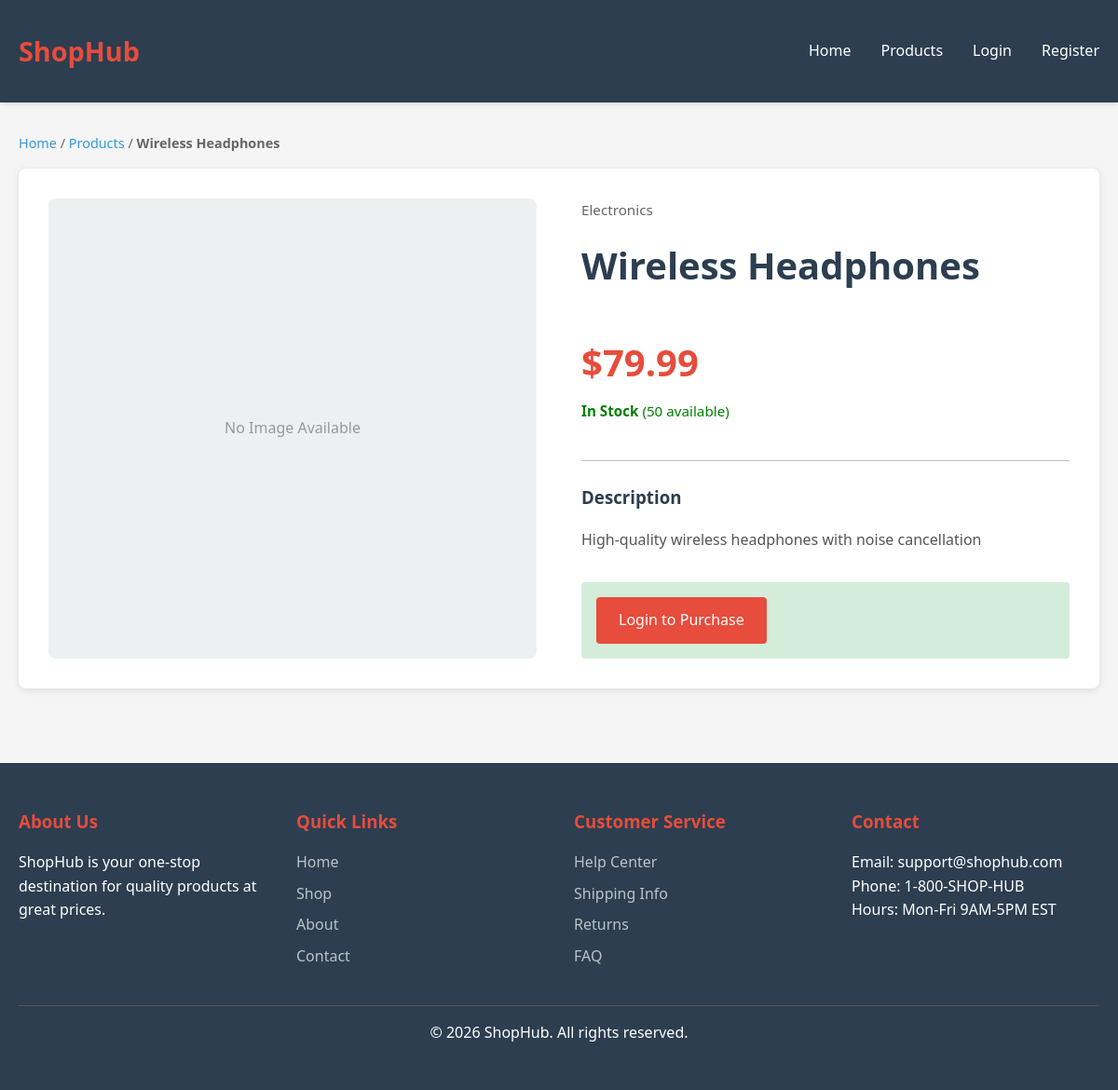
/product/1/, run on the app's committed database.
### store/models.py (models this page shows, shortened)
class Product(models.Model):
    name = models.CharField(max_length=255)
    description = models.TextField()
    price = models.DecimalField(max_digits=10, decimal_places=2)
    category = models.ForeignKey(Category, on_delete=models.CASCADE, related_name='products')
    image = models.ImageField(upload_to='products/', blank=True, null=True)
    stock = models.IntegerField(default=0)
    created_at = models.DateTimeField(auto_now_add=True)

class Category(models.Model):
    name = models.CharField(max_length=200)
    description = models.TextField(blank=True)
    class Meta:
        verbose_name_plural = "Categories"

### store/views.py (the view)
# urls.py: path('product/<int:pk>/', views.product_detail, name='product_detail'),
def product_detail(request, pk):
    product = get_object_or_404(Product, pk=pk)
    related_products = Product.objects.filter(category=product.category).exclude(pk=pk)[:4]
    return render(request, 'store/product_detail.html', {
        'product': product,
        'related_products': related_products,
    })

### templates/store/product_detail.html (shortened to what this page needs)
{% extends 'store/base.html' %}
{% block content %}
<div class="breadcrumb">
    <a href="{% url 'home' %}">Home</a> / <a href="{% url 'product_list' %}">Products</a> / <strong>{{ product.name }}</strong>
</div>
<div class="product-detail-container">
    <div class="product-detail">
        <div class="product-image-container">
            {% if product.image %}
                <img src="{{ product.image.url }}" alt="{{ product.name }}">
            {% else %}
                <div style="text-align: center; color: #999;">No Image Available</div>
            {% endif %}
        </div>
        <div class="product-details">
            <div class="product-category">{{ product.category.name }}</div>
            <h1 class="product-title">{{ product.name }}</h1>
            <div class="price-section">
                <div class="price">${{ product.price }}</div>
                <div class="stock-status {% if product.stock > 0 %}in-stock{% else %}out-stock{% endif %}">
                    {% if product.stock > 0 %}
                        <strong>In Stock</strong> ({{ product.stock }} available)
                    {% else %}
                        <strong>Out of Stock</strong>
                    {% endif %}
                </div>
            </div>
            <div class="description-section">
                <h3>Description</h3>
                <p>{{ product.description }}</p>
            </div>
            {% if user.is_authenticated and product.stock > 0 %}
            <form method="post" action="{% url 'add_to_cart' product.id %}">
                {% csrf_token %}
                <div class="add-to-cart-section">
                    <div class="quantity-selector">
                        <button type="button" onclick="decreaseQuantity()">−</button>
                        <input type="number" name="quantity" id="quantity" value="1" min="1" max="{{ product.stock }}">
                        <button type="button" onclick="increaseQuantity()">+</button>
                    </div>
                    <button type="submit" class="btn btn-primary add-to-cart-btn">Add to Cart</button>
                </div>
            </form>
            {% elif product.stock == 0 %}
            <div style="background-color: #f8d7da; padding: 1rem; border-radius: 4px; color: #721c24;">
                This product is currently out of stock.
            </div>
            {% else %}
            <div style="background-color: #d4edda; padding: 1rem; border-radius: 4px; color: #155724;">
                <a href="{% url 'login' %}" class="btn btn-primary">Login to Purchase</a>
            </div>
            {% endif %}
        </div>
    </div>
</div>
{% endblock %}

### templates/store/base.html (style rules this page uses)
* { margin: 0; padding: 0; box-sizing: border-box; }
:root { --primary-color: #2c3e50; --secondary-color: #e74c3c; --accent-color: #3498db; --light-bg: #ecf0f1; --text-color: #333; --border-color: #bdc3c7; }
body { font-family: 'Segoe UI', Tahoma, Geneva, Verdana, sans-serif; color: var(--text-color); background-color: #f5f5f5; line-height: 1.6; }
.btn { padding: 0.75rem 1.5rem; border: none; border-radius: 4px; cursor: pointer; font-size: 1rem; text-decoration: none; display: inline-block; transition: all 0.3s; }
.btn-primary { background-color: var(--secondary-color); color: white; }

### templates/store/product_detail.html (style rules this page uses)
.product-detail-container { background: white; border-radius: 8px; overflow: hidden; box-shadow: 0 2px 8px rgba(0,0,0,0.1); padding: 2rem; }
.product-detail { display: grid; grid-template-columns: 1fr 1fr; gap: 3rem; }
.product-image-container { display: flex; align-items: center; justify-content: center; background-color: var(--light-bg); border-radius: 8px; overflow: hidden; min-height: 400px; }
.product-details { display: flex; flex-direction: column; }
.breadcrumb { color: #666; font-size: 0.9rem; margin-bottom: 1rem; }
.breadcrumb a { color: var(--accent-color); text-decoration: none; }
.product-title { font-size: 2.5rem; color: var(--primary-color); margin-bottom: 1rem; }
.product-category { color: #666; font-size: 0.95rem; margin-bottom: 1rem; }
.price-section { border-bottom: 1px solid var(--border-color); padding: 1.5rem 0; margin-bottom: 1.5rem; }
.price { font-size: 2.5rem; color: var(--secondary-color); font-weight: bold; margin-bottom: 0.5rem; }
.stock-status { font-size: 0.95rem; margin-bottom: 1rem; }
.stock-status.in-stock { color: green; }
.description-section { margin-bottom: 2rem; }
.description-section h3 { color: var(--primary-color); margin-bottom: 1rem; }
.description-section p { line-height: 1.8; color: #555; }

### data on the page
Product: name "Wireless Headphones", category.name "Electronics", price "79.99", stock "50", description "High-quality wireless headphones with noise cancellation"
